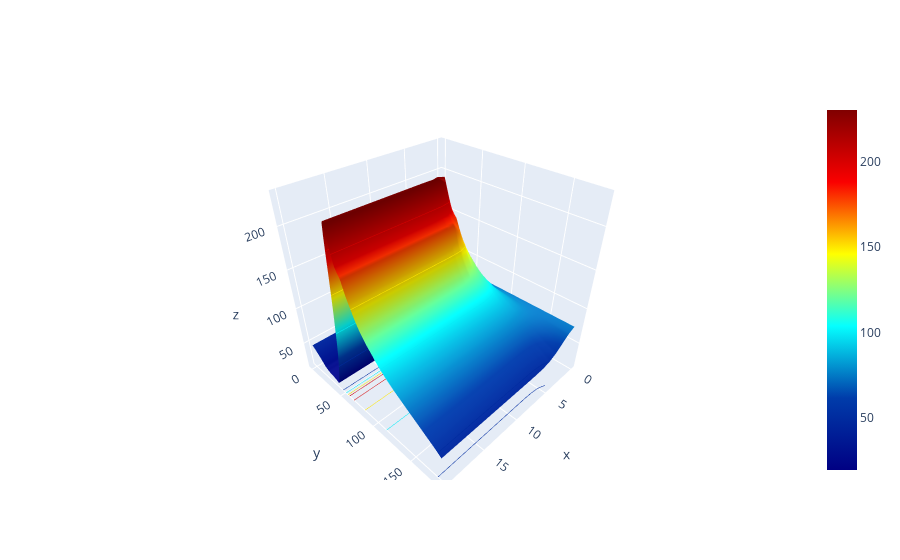
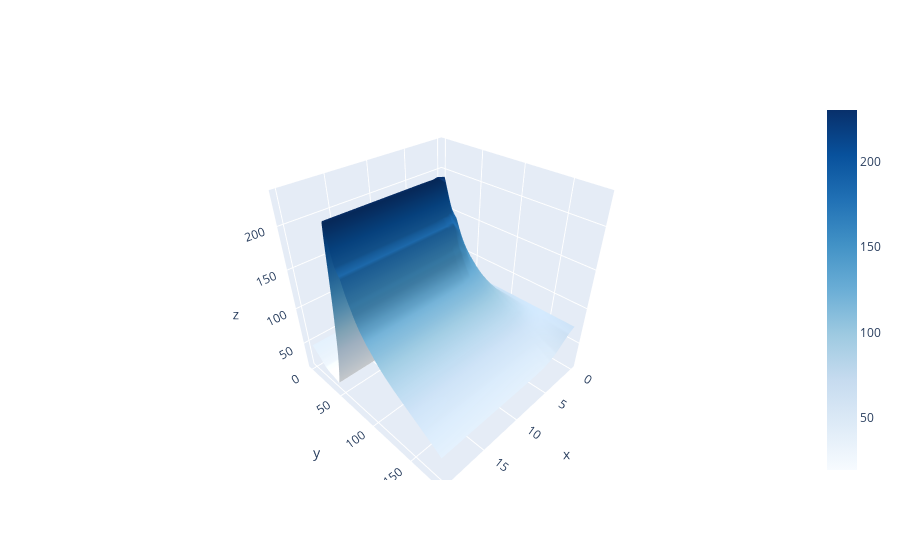
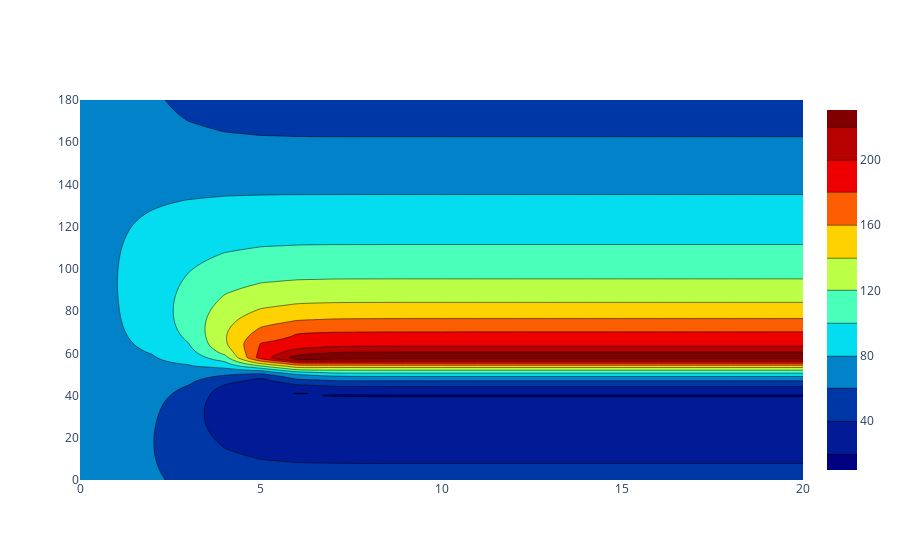

These figures' notebook cell, in order:
### Code cell
#Usando o plotly

fig = go.Figure(data=[go.Surface(x=x, y=y ,z=z , colorscale="Jet")])
fig.update_traces(contours_z=dict(show=True, usecolormap=True, highlightcolor="limegreen", project_z=True))
fig.show()

fig2 = go.Figure(data=[go.Surface(x=x, y=y ,z=z , colorscale="blues")])
fig.update_traces(contours_z=dict(show=True, usecolormap=True, highlightcolor="limegreen", project_z=True))
fig2.show()

fig3 = go.Figure(data=[go.Contour(x=x, y=y, z=z, colorscale='Jet')])
fig3.show()

### Figure 1 — Plotly figure (JSON) as saved in the notebook; plotly's stock layout.template omitted (floating-point values rounded to 4 significant figures; data arrays with more than 128 entries replaced by an {"elided": "..."} marker saying what was removed)
{"data": [{"colorscale": [[0, "rgb(0,0,131)"], [0.2, "rgb(0,60,170)"], [0.4, "rgb(5,255,255)"], [0.6, "rgb(255,255,0)"], [0.8, "rgb(250,0,0)"], [1, "rgb(128,0,0)"]], "contours": {"z": {"highlightcolor": "limegreen", "project": {"z": true}, "show": true, "usecolormap": true}}, "type": "surface", "x": [0, 1, 2, 3, 4, 5, 6, 7, 8, 9, 10, 11, 12, 13, 14, 15, 16, 17, 18, 19, 20], "y": {"elided": "181 int values"}, "z": {"elided": "181x21 float values"}}], "layout": {}}

### Figure 2 — Plotly figure (JSON) as saved in the notebook; plotly's stock layout.template omitted (floating-point values rounded to 4 significant figures; data arrays with more than 128 entries replaced by an {"elided": "..."} marker saying what was removed)
{"data": [{"colorscale": [[0, "rgb(247,251,255)"], [0.125, "rgb(222,235,247)"], [0.25, "rgb(198,219,239)"], [0.375, "rgb(158,202,225)"], [0.5, "rgb(107,174,214)"], [0.625, "rgb(66,146,198)"], [0.75, "rgb(33,113,181)"], [0.875, "rgb(8,81,156)"], [1, "rgb(8,48,107)"]], "type": "surface", "x": [0, 1, 2, 3, 4, 5, 6, 7, 8, 9, 10, 11, 12, 13, 14, 15, 16, 17, 18, 19, 20], "y": {"elided": "181 int values"}, "z": {"elided": "181x21 float values"}}], "layout": {}}

### Figure 3 — Plotly figure (JSON) as saved in the notebook; plotly's stock layout.template omitted (floating-point values rounded to 4 significant figures; data arrays with more than 128 entries replaced by an {"elided": "..."} marker saying what was removed)
{"data": [{"colorscale": [[0, "rgb(0,0,131)"], [0.2, "rgb(0,60,170)"], [0.4, "rgb(5,255,255)"], [0.6, "rgb(255,255,0)"], [0.8, "rgb(250,0,0)"], [1, "rgb(128,0,0)"]], "type": "contour", "x": [0, 1, 2, 3, 4, 5, 6, 7, 8, 9, 10, 11, 12, 13, 14, 15, 16, 17, 18, 19, 20], "y": {"elided": "181 int values"}, "z": {"elided": "181x21 float values"}}], "layout": {}}
